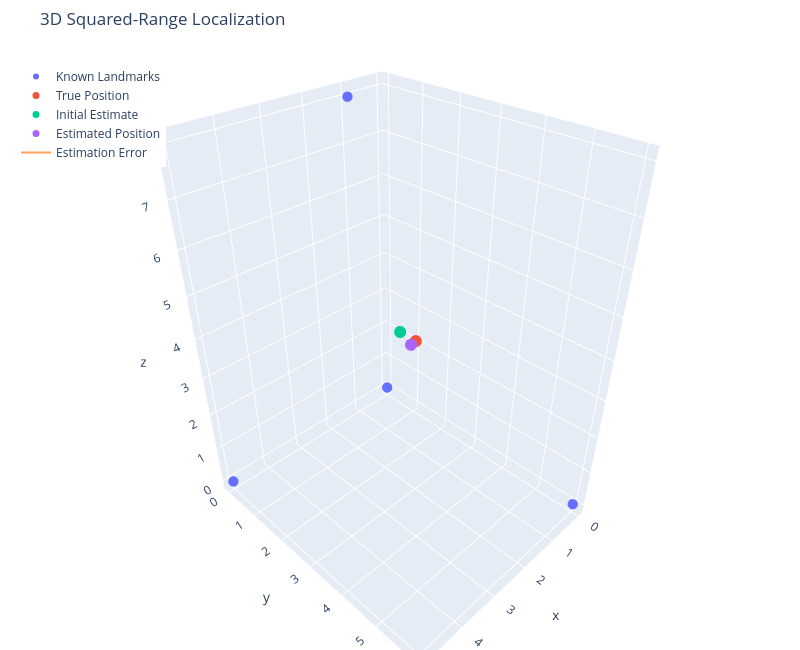

The notebook cell saved with this chart:
### Markdown cell above
## Visualize the result

The interactive 3D plot below shows the known landmarks, true position,
initial estimate, and optimized estimate. Rotate or zoom the plot to inspect
the geometry from different viewpoints.

### Code cell
fig = go.Figure()

# Known landmarks
fig.add_trace(
    go.Scatter3d(
        x=landmarks[:, 0],
        y=landmarks[:, 1],
        z=landmarks[:, 2],
        mode="markers",
        marker=dict(size=6),
        name="Known Landmarks",
        hovertemplate=(
            "Landmark<br>"
            "x=%{x:.2f}<br>"
            "y=%{y:.2f}<br>"
            "z=%{z:.2f}<extra></extra>"
        ),
    )
)

# True position
fig.add_trace(
    go.Scatter3d(
        x=[x_true[0]],
        y=[x_true[1]],
        z=[x_true[2]],
        mode="markers",
        marker=dict(size=7),
        name="True Position",
    )
)

# Initial estimate
fig.add_trace(
    go.Scatter3d(
        x=[x_initial[0]],
        y=[x_initial[1]],
        z=[x_initial[2]],
        mode="markers",
        marker=dict(size=7),
        name="Initial Estimate",
    )
)

# Optimized estimate
fig.add_trace(
    go.Scatter3d(
        x=[x_estimated[0]],
        y=[x_estimated[1]],
        z=[x_estimated[2]],
        mode="markers",
        marker=dict(size=7),
        name="Estimated Position",
    )
)

# Localization error line
fig.add_trace(
    go.Scatter3d(
        x=[x_true[0], x_estimated[0]],
        y=[x_true[1], x_estimated[1]],
        z=[x_true[2], x_estimated[2]],
        mode="lines",
        name="Estimation Error",
    )
)

fig.update_layout(
    title="3D Squared-Range Localization",
    width=800,
    height=650,
    scene=dict(
        xaxis_title="x",
        yaxis_title="y",
        zaxis_title="z",
        aspectmode="data",
    ),
    legend=dict(
        x=0.02,
        y=0.98,
    ),
    margin=dict(l=0, r=0, b=0, t=50),
)

fig.show()

### Figure 1 — Plotly figure (JSON) as saved in the notebook; plotly's stock layout.template omitted (floating-point values rounded to 4 significant figures)
{"data": [{"hovertemplate": "Landmark<br>x=%{x:.2f}<br>y=%{y:.2f}<br>z=%{z:.2f}<extra></extra>", "marker": {"size": 6}, "mode": "markers", "name": "Known Landmarks", "type": "scatter3d", "x": [0.0, 5.0, 0.0, 1.0], "y": [0.0, 0.0, 6.0, 0.0], "z": [0.0, 0.0, 0.0, 8.0]}, {"marker": {"size": 7}, "mode": "markers", "name": "True Position", "type": "scatter3d", "x": [1], "y": [2], "z": [3]}, {"marker": {"size": 7}, "mode": "markers", "name": "Initial Estimate", "type": "scatter3d", "x": [1.2], "y": [1.7], "z": [3.2]}, {"marker": {"size": 7}, "mode": "markers", "name": "Estimated Position", "type": "scatter3d", "x": [1.149], "y": [1.992], "z": [2.969]}, {"mode": "lines", "name": "Estimation Error", "type": "scatter3d", "x": [1, 1.149], "y": [2, 1.992], "z": [3, 2.969]}], "layout": {"height": 650, "legend": {"x": 0.02, "y": 0.98}, "margin": {"b": 0, "l": 0, "r": 0, "t": 50}, "scene": {"aspectmode": "data", "xaxis": {"title": {"text": "x"}}, "yaxis": {"title": {"text": "y"}}, "zaxis": {"title": {"text": "z"}}}, "title": {"text": "3D Squared-Range Localization"}, "width": 800}}
